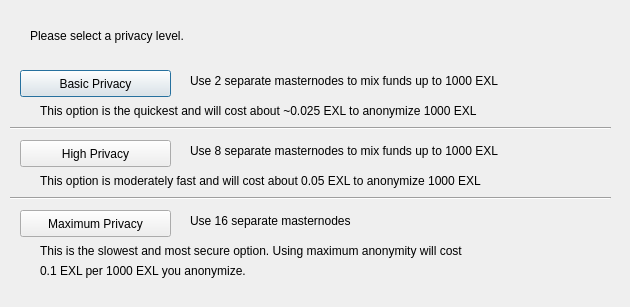
<?xml version="1.0" encoding="UTF-8"?>
<ui version="4.0">
 <class>DarksendConfig</class>
 <widget class="QDialog" name="DarksendConfig">
  <property name="geometry">
   <rect>
    <x>0</x>
    <y>0</y>
    <width>630</width>
    <height>307</height>
   </rect>
  </property>
  <property name="windowTitle">
   <string>Configure PrivateSend</string>
  </property>
  <widget class="QPushButton" name="buttonBasic">
   <property name="geometry">
    <rect>
     <x>20</x>
     <y>70</y>
     <width>151</width>
     <height>27</height>
    </rect>
   </property>
   <property name="text">
    <string>Basic Privacy</string>
   </property>
  </widget>
  <widget class="QPushButton" name="buttonHigh">
   <property name="geometry">
    <rect>
     <x>20</x>
     <y>140</y>
     <width>151</width>
     <height>27</height>
    </rect>
   </property>
   <property name="text">
    <string>High Privacy</string>
   </property>
  </widget>
  <widget class="QPushButton" name="buttonMax">
   <property name="geometry">
    <rect>
     <x>20</x>
     <y>210</y>
     <width>151</width>
     <height>27</height>
    </rect>
   </property>
   <property name="text">
    <string>Maximum Privacy</string>
   </property>
  </widget>
  <widget class="QLabel" name="label">
   <property name="geometry">
    <rect>
     <x>30</x>
     <y>20</y>
     <width>571</width>
     <height>31</height>
    </rect>
   </property>
   <property name="text">
    <string>Please select a privacy level.</string>
   </property>
  </widget>
  <widget class="QLabel" name="label_2">
   <property name="geometry">
    <rect>
     <x>190</x>
     <y>70</y>
     <width>421</width>
     <height>21</height>
    </rect>
   </property>
   <property name="text">
    <string>Use 2 separate masternodes to mix funds up to 1000 EXL</string>
   </property>
  </widget>
  <widget class="QLabel" name="label_3">
   <property name="geometry">
    <rect>
     <x>190</x>
     <y>140</y>
     <width>411</width>
     <height>21</height>
    </rect>
   </property>
   <property name="text">
    <string>Use 8 separate masternodes to mix funds up to 1000 EXL</string>
   </property>
  </widget>
  <widget class="QLabel" name="label_4">
   <property name="geometry">
    <rect>
     <x>190</x>
     <y>210</y>
     <width>421</width>
     <height>21</height>
    </rect>
   </property>
   <property name="text">
    <string>Use 16 separate masternodes</string>
   </property>
  </widget>
  <widget class="QLabel" name="label_6">
   <property name="geometry">
    <rect>
     <x>40</x>
     <y>100</y>
     <width>561</width>
     <height>21</height>
    </rect>
   </property>
   <property name="text">
    <string>This option is the quickest and will cost about ~0.025 EXL to anonymize 1000 EXL</string>
   </property>
  </widget>
  <widget class="QLabel" name="label_7">
   <property name="geometry">
    <rect>
     <x>40</x>
     <y>170</y>
     <width>561</width>
     <height>21</height>
    </rect>
   </property>
   <property name="text">
    <string>This option is moderately fast and will cost about 0.05 EXL to anonymize 1000 EXL</string>
   </property>
  </widget>
  <widget class="QLabel" name="label_8">
   <property name="geometry">
    <rect>
     <x>40</x>
     <y>240</y>
     <width>561</width>
     <height>21</height>
    </rect>
   </property>
   <property name="text">
    <string>This is the slowest and most secure option. Using maximum anonymity will cost</string>
   </property>
  </widget>
  <widget class="QLabel" name="label_9">
   <property name="geometry">
    <rect>
     <x>40</x>
     <y>260</y>
     <width>561</width>
     <height>21</height>
    </rect>
   </property>
   <property name="text">
    <string>0.1 EXL per 1000 EXL you anonymize.</string>
   </property>
  </widget>
  <widget class="Line" name="line">
   <property name="geometry">
    <rect>
     <x>10</x>
     <y>120</y>
     <width>601</width>
     <height>16</height>
    </rect>
   </property>
   <property name="orientation">
    <enum>Qt::Horizontal</enum>
   </property>
  </widget>
  <widget class="Line" name="line_2">
   <property name="geometry">
    <rect>
     <x>10</x>
     <y>190</y>
     <width>601</width>
     <height>16</height>
    </rect>
   </property>
   <property name="orientation">
    <enum>Qt::Horizontal</enum>
   </property>
  </widget>
 </widget>
 <resources/>
 <connections/>
</ui>
